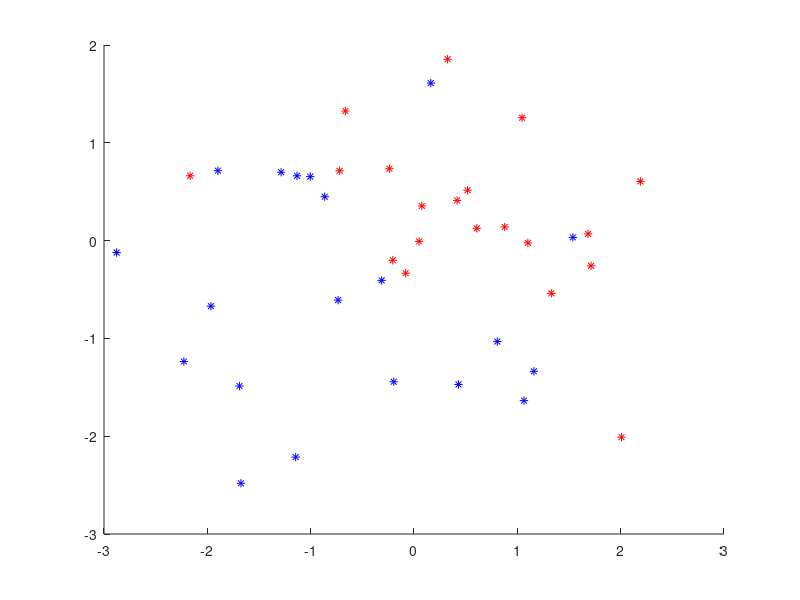

Write the MATLAB code that produced this figure. (Note: this script raises an error after producing the figure.)
%
%   TOPIC: Support Vector Classifiers
%
% ------------------------------------------------------------------------

close all
clearvars

%% Generate data.

rng(1); % For reproducibility

% Generate data from a normal distribution.
n_cls = 20; % Number of samples in each class.
X = vertcat(...
    horzcat(normrnd(0.5,1, n_cls,1), normrnd(0.4,1, n_cls,1)), ...
    horzcat(normrnd(-0.3,1, n_cls,1), normrnd(-0.5,1, n_cls,1)) ...
    );
Y = vertcat(-1 * ones(n_cls,1), +1 * ones(n_cls,1));

%% Fit a model.
csvm = fitcsvm(X, Y);

%% Make predictions.

newX = [
    1, -0.4;
    1, -0.85
    ];

newY = predict(csvm, newX)

%% Visualize data and the model.

figure(1);
Y1 = Y==-1;
Y2 = Y==1;

newY1 = newY==-1;
newY2 = newY==1;

hold on;
%training data
plot(X(Y1,1), X(Y1,2), 'r*');
plot(X(Y2,1), X(Y2,2), 'b*');
plot(X(csvm.IsSupportVector, 1), X(csvm.IsSupportVector, 2), 'ko')
%perdictions
plot(newX(newY1,1), newX(newY1,2), 'rd');
plot(newX(newY2,1), newX(newY2,2), 'bd');

x_1 = -3:0.01:3;

x_2 = (-csvm.Bias*csvm.KernelParameters.Scale - x_1*csvm.Beta(1))/(csvm.Beta(2));

plot(x_1, x_2, 'k');

legend('Training - class 1', 'Training - class 2', 'Support vectors',...
    'Predicted - class 1', 'Predicted - class 2', 'Decision boundary');
xlabel('X_1');
ylabel('X_2');



%% Get posteriors.
posterior = fitPosterior(csvm, X, Y);
newY_posterior = predict(posterior,newX)
